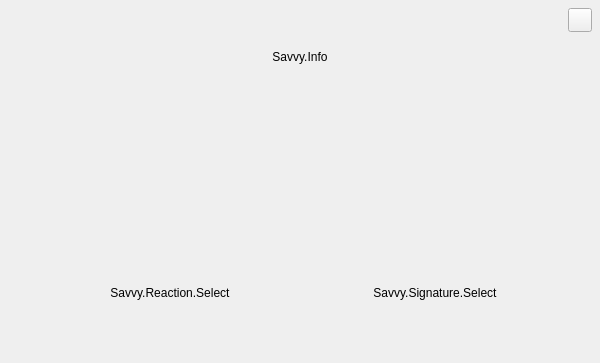
<?xml version="1.0" encoding="UTF-8"?>
<ui version="4.0">
 <class>AFQSavvyWidget</class>
 <widget class="QWidget" name="AFQSavvyWidget">
  <property name="geometry">
   <rect>
    <x>0</x>
    <y>0</y>
    <width>600</width>
    <height>363</height>
   </rect>
  </property>
  <property name="windowTitle">
   <string>Form</string>
  </property>
  <layout class="QVBoxLayout" name="verticalLayout_3">
   <property name="spacing">
    <number>0</number>
   </property>
   <property name="leftMargin">
    <number>0</number>
   </property>
   <property name="topMargin">
    <number>0</number>
   </property>
   <property name="rightMargin">
    <number>0</number>
   </property>
   <property name="bottomMargin">
    <number>0</number>
   </property>
   <item>
    <widget class="QWidget" name="widget_Top" native="true">
     <property name="minimumSize">
      <size>
       <width>0</width>
       <height>40</height>
      </size>
     </property>
     <property name="maximumSize">
      <size>
       <width>600</width>
       <height>40</height>
      </size>
     </property>
     <layout class="QHBoxLayout" name="horizontalLayout_4">
      <property name="spacing">
       <number>0</number>
      </property>
      <property name="leftMargin">
       <number>0</number>
      </property>
      <property name="topMargin">
       <number>0</number>
      </property>
      <property name="rightMargin">
       <number>8</number>
      </property>
      <property name="bottomMargin">
       <number>0</number>
      </property>
      <item>
       <spacer name="horizontalSpacer_13">
        <property name="orientation">
         <enum>Qt::Horizontal</enum>
        </property>
        <property name="sizeHint" stdset="0">
         <size>
          <width>925</width>
          <height>20</height>
         </size>
        </property>
       </spacer>
      </item>
      <item>
       <widget class="QPushButton" name="pushButton_CloseButton">
        <property name="minimumSize">
         <size>
          <width>24</width>
          <height>24</height>
         </size>
        </property>
        <property name="maximumSize">
         <size>
          <width>24</width>
          <height>24</height>
         </size>
        </property>
        <property name="text">
         <string/>
        </property>
       </widget>
      </item>
     </layout>
    </widget>
   </item>
   <item>
    <widget class="QLabel" name="label_SavvyInfo">
     <property name="minimumSize">
      <size>
       <width>0</width>
       <height>34</height>
      </size>
     </property>
     <property name="maximumSize">
      <size>
       <width>600</width>
       <height>34</height>
      </size>
     </property>
     <property name="text">
      <string>Savvy.Info</string>
     </property>
     <property name="alignment">
      <set>Qt::AlignCenter</set>
     </property>
    </widget>
   </item>
   <item>
    <widget class="QWidget" name="widget" native="true">
     <property name="minimumSize">
      <size>
       <width>600</width>
       <height>0</height>
      </size>
     </property>
     <property name="maximumSize">
      <size>
       <width>600</width>
       <height>16777215</height>
      </size>
     </property>
     <layout class="QHBoxLayout" name="horizontalLayout">
      <property name="spacing">
       <number>40</number>
      </property>
      <property name="leftMargin">
       <number>40</number>
      </property>
      <property name="rightMargin">
       <number>40</number>
      </property>
      <property name="bottomMargin">
       <number>40</number>
      </property>
      <item>
       <widget class="QWidget" name="widget_SelectService" native="true">
        <property name="minimumSize">
         <size>
          <width>510</width>
          <height>240</height>
         </size>
        </property>
        <property name="maximumSize">
         <size>
          <width>510</width>
          <height>240</height>
         </size>
        </property>
        <layout class="QHBoxLayout" name="horizontalLayout_2">
         <property name="spacing">
          <number>20</number>
         </property>
         <property name="leftMargin">
          <number>0</number>
         </property>
         <property name="topMargin">
          <number>0</number>
         </property>
         <property name="rightMargin">
          <number>0</number>
         </property>
         <property name="bottomMargin">
          <number>0</number>
         </property>
         <item>
          <widget class="AFQHoverWidget" name="widget_Reaction" native="true">
           <property name="minimumSize">
            <size>
             <width>250</width>
             <height>240</height>
            </size>
           </property>
           <property name="maximumSize">
            <size>
             <width>250</width>
             <height>240</height>
            </size>
           </property>
           <layout class="QVBoxLayout" name="verticalLayout">
            <property name="spacing">
             <number>0</number>
            </property>
            <property name="leftMargin">
             <number>0</number>
            </property>
            <property name="topMargin">
             <number>0</number>
            </property>
            <property name="rightMargin">
             <number>0</number>
            </property>
            <property name="bottomMargin">
             <number>0</number>
            </property>
            <item>
             <widget class="QWidget" name="widget_ReactionPicture" native="true">
              <property name="minimumSize">
               <size>
                <width>250</width>
                <height>180</height>
               </size>
              </property>
              <property name="maximumSize">
               <size>
                <width>250</width>
                <height>180</height>
               </size>
              </property>
              <layout class="QVBoxLayout" name="verticalLayout_2">
               <property name="spacing">
                <number>0</number>
               </property>
               <property name="leftMargin">
                <number>25</number>
               </property>
               <property name="topMargin">
                <number>42</number>
               </property>
               <property name="rightMargin">
                <number>25</number>
               </property>
               <property name="bottomMargin">
                <number>52</number>
               </property>
               <item>
                <widget class="QLabel" name="label_ReactionPicture">
                 <property name="sizePolicy">
                  <sizepolicy hsizetype="Preferred" vsizetype="Preferred">
                   <horstretch>0</horstretch>
                   <verstretch>0</verstretch>
                  </sizepolicy>
                 </property>
                 <property name="minimumSize">
                  <size>
                   <width>200</width>
                   <height>106</height>
                  </size>
                 </property>
                 <property name="maximumSize">
                  <size>
                   <width>200</width>
                   <height>106</height>
                  </size>
                 </property>
                 <property name="text">
                  <string/>
                 </property>
                 <property name="alignment">
                  <set>Qt::AlignLeading|Qt::AlignLeft|Qt::AlignVCenter</set>
                 </property>
                </widget>
               </item>
              </layout>
             </widget>
            </item>
            <item>
             <widget class="QWidget" name="widget_ReactionLabel" native="true">
              <property name="minimumSize">
               <size>
                <width>250</width>
                <height>60</height>
               </size>
              </property>
              <property name="maximumSize">
               <size>
                <width>250</width>
                <height>60</height>
               </size>
              </property>
              <layout class="QHBoxLayout" name="horizontalLayout_3">
               <property name="spacing">
                <number>0</number>
               </property>
               <property name="leftMargin">
                <number>10</number>
               </property>
               <property name="topMargin">
                <number>10</number>
               </property>
               <property name="rightMargin">
                <number>10</number>
               </property>
               <property name="bottomMargin">
                <number>10</number>
               </property>
               <item>
                <widget class="QLabel" name="label_ReactionSelect">
                 <property name="text">
                  <string>Savvy.Reaction.Select</string>
                 </property>
                 <property name="alignment">
                  <set>Qt::AlignCenter</set>
                 </property>
                </widget>
               </item>
              </layout>
             </widget>
            </item>
           </layout>
          </widget>
         </item>
         <item>
          <widget class="AFQHoverWidget" name="widget_Signature" native="true">
           <property name="minimumSize">
            <size>
             <width>250</width>
             <height>240</height>
            </size>
           </property>
           <property name="maximumSize">
            <size>
             <width>250</width>
             <height>240</height>
            </size>
           </property>
           <layout class="QVBoxLayout" name="verticalLayout_5">
            <property name="spacing">
             <number>0</number>
            </property>
            <property name="leftMargin">
             <number>0</number>
            </property>
            <property name="topMargin">
             <number>0</number>
            </property>
            <property name="rightMargin">
             <number>0</number>
            </property>
            <property name="bottomMargin">
             <number>0</number>
            </property>
            <item>
             <widget class="QWidget" name="widget_SignaturePicture" native="true">
              <property name="minimumSize">
               <size>
                <width>250</width>
                <height>180</height>
               </size>
              </property>
              <property name="maximumSize">
               <size>
                <width>250</width>
                <height>180</height>
               </size>
              </property>
              <layout class="QVBoxLayout" name="verticalLayout_6">
               <property name="spacing">
                <number>0</number>
               </property>
               <property name="leftMargin">
                <number>25</number>
               </property>
               <property name="topMargin">
                <number>42</number>
               </property>
               <property name="rightMargin">
                <number>25</number>
               </property>
               <property name="bottomMargin">
                <number>52</number>
               </property>
               <item>
                <widget class="QLabel" name="label_SignaturePicture">
                 <property name="minimumSize">
                  <size>
                   <width>200</width>
                   <height>106</height>
                  </size>
                 </property>
                 <property name="maximumSize">
                  <size>
                   <width>200</width>
                   <height>106</height>
                  </size>
                 </property>
                 <property name="text">
                  <string/>
                 </property>
                 <property name="margin">
                  <number>0</number>
                 </property>
                </widget>
               </item>
              </layout>
             </widget>
            </item>
            <item>
             <widget class="QWidget" name="widget_SignatureLabel" native="true">
              <property name="minimumSize">
               <size>
                <width>250</width>
                <height>60</height>
               </size>
              </property>
              <property name="maximumSize">
               <size>
                <width>250</width>
                <height>60</height>
               </size>
              </property>
              <layout class="QHBoxLayout" name="horizontalLayout_5">
               <property name="spacing">
                <number>0</number>
               </property>
               <property name="leftMargin">
                <number>10</number>
               </property>
               <property name="topMargin">
                <number>10</number>
               </property>
               <property name="rightMargin">
                <number>10</number>
               </property>
               <property name="bottomMargin">
                <number>10</number>
               </property>
               <item>
                <widget class="QLabel" name="label_SignatureSelect">
                 <property name="text">
                  <string>Savvy.Signature.Select</string>
                 </property>
                 <property name="alignment">
                  <set>Qt::AlignCenter</set>
                 </property>
                </widget>
               </item>
              </layout>
             </widget>
            </item>
           </layout>
          </widget>
         </item>
        </layout>
       </widget>
      </item>
     </layout>
    </widget>
   </item>
  </layout>
 </widget>
 <customwidgets>
  <customwidget>
   <class>AFQHoverWidget</class>
   <extends>QWidget</extends>
   <header>UIComponent/CBasicHoverWidget.h</header>
   <container>1</container>
  </customwidget>
 </customwidgets>
 <resources/>
 <connections/>
</ui>
